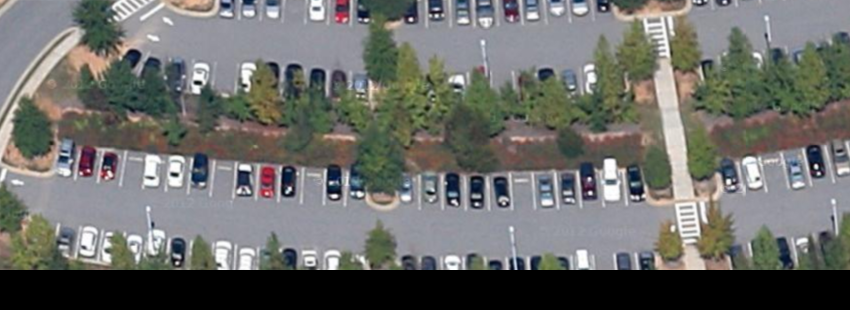
#> input picture PersonalData/testing.png, 850 x 310 px, found by its file name
$ jupyter execute --allow-errors 'Final Image Working.ipynb'   (shell and % lines are left out)   (older library calls are emulated)
#> lines starting #> are read from the running program, lines starting #| are printed output that depends on the picture; after the words box and inside, x2 and y2 are one past the last pixel; in counts of white or black regions, pixels touching at a corner belong together
# Import

[cell 1]
import os
import time, stat
from time import strptime
from PIL import Image
import numpy as np
import cv2
import tensorflow as tf
import random
from IPython.display import Image

[cell 2]
%pylab inline
import matplotlib.pyplot as plt
import matplotlib.image as mpimg

[cell 3]
os.chdir("/Users/kunal/Documents/AAPersonalAIPROJECT/Satillite/CNN_Car_Detector-master/")
from utils import *
os.chdir("/Users/kunal/Documents/AAPersonalAIPROJECT/Satillite/")

# Main Ideas

[cell 4]
KEY = "AIzaSyCMWYThmY65PS2t6pg3lKLTzomkxkXTV0o"
ADDRESS = "3595 Webb Bridge Rd, Alpharetta, GA 30005"

[cell 5]
from googlemaps import Client as GoogleMaps
#> (the rest of this cell did not finish here and is left out)

#> (a cell that did not finish here is left out)

#> (a cell that did not finish here is left out)

[cell 8]
import gmaps
gmaps.configure(api_key=KEY)
#> (this line was passed over: gmaps is not available in this run)
#> (the rest of this cell did not finish here and is left out)

# Download Image

#> (a cell that did not finish here is left out)

# Detect Image

[cell 10]
def newest(path):
    files = os.listdir(path)
    paths = [os.path.join(path, basename) for basename in files]
    return max(paths, key=os.path.getctime)

#> (a cell that did not finish here is left out)

[cell 12]
image = "testing.png"
#> (the rest of this cell did not finish here and is left out)

[cell 13]
image_TESTING= "/Users/kunal/Documents/AAPersonalAIPROJECT/Satillite/PersonalData/" + image
image_TESTING

# Object detection

[cell 14]
#Define windows for output
cv2.namedWindow('Output',0)
cv2.namedWindow('controls',0)

# create trackbars for color change
#> (the rest of this cell did not finish here and is left out)

[cell 15]
img_init = cv2.imread(image_TESTING)
#> img_init is the input picture: shape (310, 850, 3); mean B, G, R 106, 109.5, 108.8
img_hsv= cv2.cvtColor(img_init, cv2.COLOR_BGR2HSV)
#> img_hsv: shape (310, 850, 3); mean H, S, V 66.6, 34.8, 116.1
#> `img_out2 = cv2.inRange(img_out,lower, upper)`:
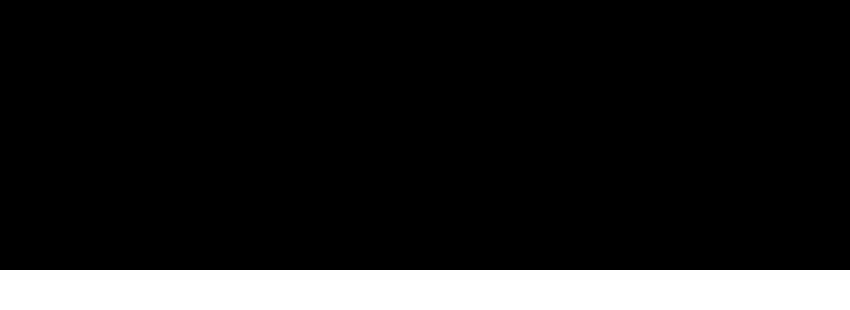
#> img_out2: shape (310, 850); 12.9% white; 1 white region, box (x1, y1, x2, y2) and area: (0, 270, 850, 310) 34000

#> (a cell that did not finish here is left out)

# Testing Thresholds

[cell 17]
r1ARRAY = []
g1array = []
b1ARRAY = []
nameARRAY = []

[cell 18]
for i in range(70):
    if(((20+i)%5) == 0):
        r1ARRAY.append(20+i)

[cell 19]
g1ARRAY = r1ARRAY
b1ARRAY = r1ARRAY

[cell 20]
os.chdir("/Users/kunal/Documents/AAPersonalAIPROJECT/Satillite/Images/")
count = 0
#> (the rest of this cell did not finish here and is left out)

[cell 21]
count=0
#> (the rest of this cell did not finish here and is left out)

[cell 22]
plt.show()

# BASE FUNCTION

[cell 23]
os.chdir("/Users/kunal/Documents/AAPersonalAIPROJECT/Satillite/Images/")
#> (the rest of this cell did not finish here and is left out)

[cell 24]
def saveimg(r1, g1, b1, r2, g2, b2, filename, type1, image):
#> called with r1 = 70, g1 = 25, b1 = 50, r2 = 255, g2 = 255, b2 = 255, filename = 'FINALIMG1.jpg', type1 = 1
    img_init = cv2.imread(image)
    img_hsv= cv2.cvtColor(img_init, cv2.COLOR_BGR2HSV)
    rh_l = r1
    gs_l = g1
    bv_l = b1
    rh_h = r2
    gs_h = g2
    bv_h = b2
    lower = np.array([rh_l, gs_l, bv_l], dtype="uint8")
    upper = np.array([rh_h, gs_h, bv_h], dtype="uint8")
    img_out = img_hsv.copy()
    img_out2 = cv2.inRange(img_out,lower, upper)
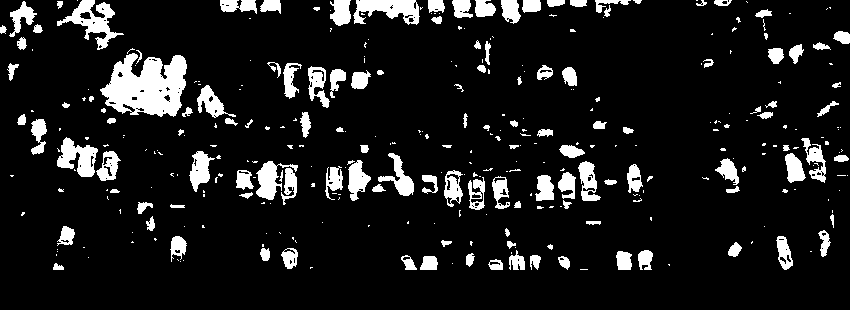
#> img_out2: shape (310, 850); 10.7% white; 341 white regions (211 under 20 px), largest, box (x1, y1, x2, y2) and area: (100, 53, 187, 117) 3690, (57, 0, 124, 50) 1125, (353, 0, 420, 25) 1028
    img_out = post_process(img_out2)
    if type1 == 1:
        cv2.imwrite(filename, img_out2)
        style= "AreaBlackWhite(1)"
    if type1 == 2:
        cv2.imwrite(filename, img_out)
        style= "BlockArea(2)"
    if type1 == 3:
        cv2.imwrite(filename, img_hsv)
        style= "HeatMap(3)"
    else:
        print("NOTHING SAVED!")
    print("SAVED IMAGE ", filename, " and type was ", style)
